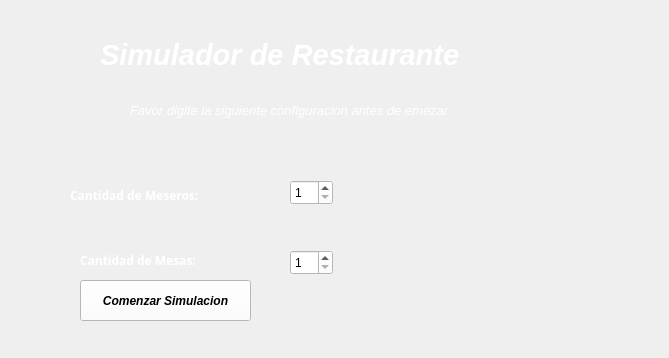
<?xml version="1.0" encoding="UTF-8"?>
<ui version="4.0">
 <class>FormConfiguration</class>
 <widget class="QWidget" name="FormConfiguration">
  <property name="geometry">
   <rect>
    <x>0</x>
    <y>0</y>
    <width>669</width>
    <height>358</height>
   </rect>
  </property>
  <property name="windowTitle">
   <string>Form</string>
  </property>
  <widget class="QLabel" name="label">
   <property name="geometry">
    <rect>
     <x>130</x>
     <y>80</y>
     <width>451</width>
     <height>61</height>
    </rect>
   </property>
   <property name="font">
    <font>
     <family>Arial</family>
     <pointsize>10</pointsize>
     <italic>true</italic>
    </font>
   </property>
   <property name="text">
    <string>&lt;html&gt;&lt;head/&gt;&lt;body&gt;&lt;p&gt;&lt;span style=&quot; color:#ffffff;&quot;&gt;Favor digite la siguiente configuracion antes de emezar&lt;/span&gt;&lt;/p&gt;&lt;/body&gt;&lt;/html&gt;</string>
   </property>
  </widget>
  <widget class="QLabel" name="label_2">
   <property name="geometry">
    <rect>
     <x>70</x>
     <y>170</y>
     <width>191</width>
     <height>51</height>
    </rect>
   </property>
   <property name="font">
    <font>
     <family>Arial Black</family>
     <pointsize>9</pointsize>
     <weight>75</weight>
     <bold>true</bold>
    </font>
   </property>
   <property name="text">
    <string>&lt;html&gt;&lt;head/&gt;&lt;body&gt;&lt;p&gt;&lt;span style=&quot; color:#ffffff;&quot;&gt;Cantidad de Meseros:&lt;/span&gt;&lt;/p&gt;&lt;/body&gt;&lt;/html&gt;</string>
   </property>
  </widget>
  <widget class="QLabel" name="label_3">
   <property name="geometry">
    <rect>
     <x>80</x>
     <y>240</y>
     <width>191</width>
     <height>41</height>
    </rect>
   </property>
   <property name="font">
    <font>
     <family>Arial Black</family>
     <pointsize>9</pointsize>
     <weight>75</weight>
     <bold>true</bold>
    </font>
   </property>
   <property name="text">
    <string>&lt;html&gt;&lt;head/&gt;&lt;body&gt;&lt;p&gt;&lt;span style=&quot; color:#ffffff;&quot;&gt;Cantidad de Mesas:&lt;/span&gt;&lt;/p&gt;&lt;/body&gt;&lt;/html&gt;</string>
   </property>
  </widget>
  <widget class="QSpinBox" name="SpinBoxCantMesas">
   <property name="geometry">
    <rect>
     <x>290</x>
     <y>250</y>
     <width>43</width>
     <height>25</height>
    </rect>
   </property>
   <property name="styleSheet">
    <string notr="true">background-color: rgb(255, 255, 255);</string>
   </property>
   <property name="minimum">
    <number>1</number>
   </property>
   <property name="maximum">
    <number>20</number>
   </property>
  </widget>
  <widget class="QSpinBox" name="SpinBoxCantMeseros">
   <property name="geometry">
    <rect>
     <x>290</x>
     <y>180</y>
     <width>43</width>
     <height>25</height>
    </rect>
   </property>
   <property name="toolTip">
    <string>&lt;html&gt;&lt;head/&gt;&lt;body&gt;&lt;p&gt;&lt;br/&gt;&lt;/p&gt;&lt;/body&gt;&lt;/html&gt;</string>
   </property>
   <property name="styleSheet">
    <string notr="true">background-color: rgb(255, 255, 255)</string>
   </property>
   <property name="minimum">
    <number>1</number>
   </property>
   <property name="maximum">
    <number>20</number>
   </property>
  </widget>
  <widget class="QLabel" name="label_4">
   <property name="geometry">
    <rect>
     <x>410</x>
     <y>180</y>
     <width>221</width>
     <height>151</height>
    </rect>
   </property>
   <property name="text">
    <string/>
   </property>
  </widget>
  <widget class="QLabel" name="label_5">
   <property name="geometry">
    <rect>
     <x>100</x>
     <y>20</y>
     <width>501</width>
     <height>71</height>
    </rect>
   </property>
   <property name="font">
    <font>
     <family>Arial</family>
     <pointsize>22</pointsize>
     <weight>75</weight>
     <italic>true</italic>
     <bold>true</bold>
    </font>
   </property>
   <property name="text">
    <string>&lt;html&gt;&lt;head/&gt;&lt;body&gt;&lt;p&gt;&lt;span style=&quot; color:#ffffff;&quot;&gt;Simulador de Restaurante&lt;/span&gt;&lt;/p&gt;&lt;/body&gt;&lt;/html&gt;</string>
   </property>
  </widget>
  <widget class="QPushButton" name="pushButton">
   <property name="geometry">
    <rect>
     <x>80</x>
     <y>280</y>
     <width>171</width>
     <height>41</height>
    </rect>
   </property>
   <property name="font">
    <font>
     <family>Arial</family>
     <pointsize>9</pointsize>
     <weight>75</weight>
     <italic>true</italic>
     <bold>true</bold>
    </font>
   </property>
   <property name="styleSheet">
    <string notr="true">background-color: rgb(255, 255, 255);</string>
   </property>
   <property name="text">
    <string>Comenzar Simulacion</string>
   </property>
  </widget>
 </widget>
 <resources/>
 <connections/>
</ui>
